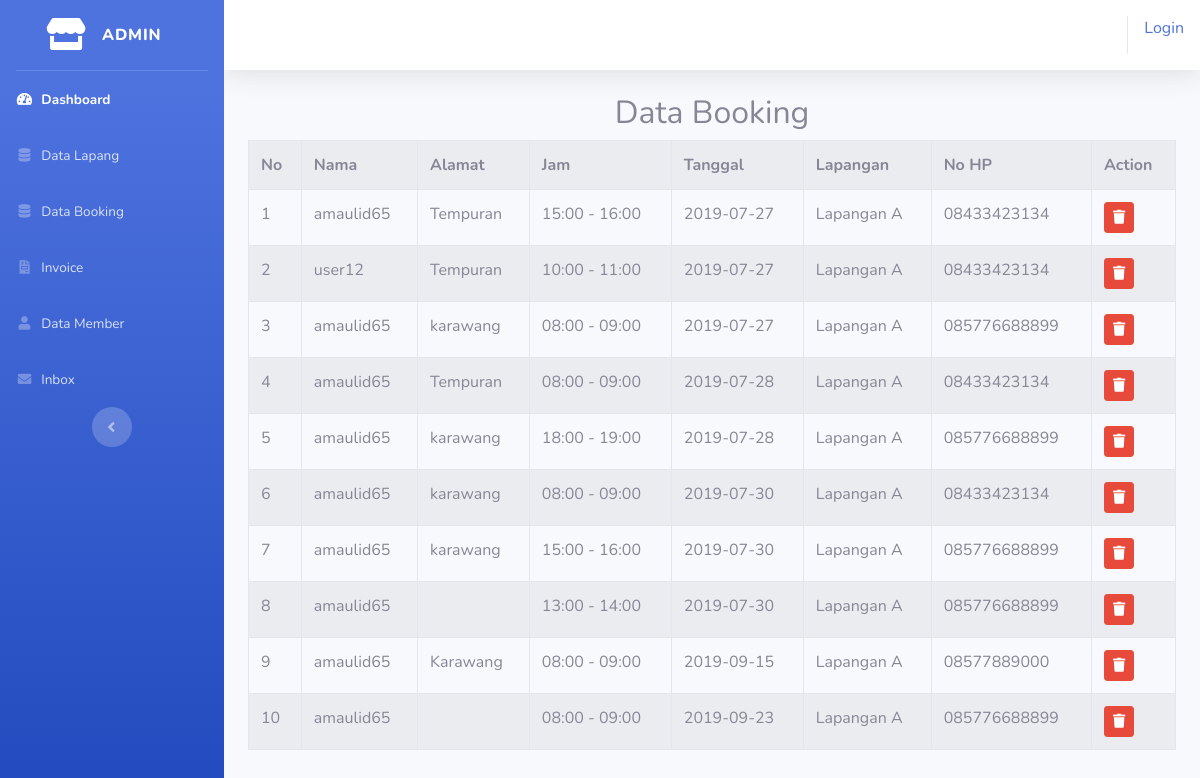
/index.php/admin/data_pembookingan, run on the app's committed database.
### tables this page shows
CREATE TABLE `tb_pemesanan` (
  `id_pemesanan` int(11) NOT NULL,
  `nama` varchar(30) NOT NULL,
  `alamat` varchar(30) NOT NULL,
  `id_jam` varchar(20) NOT NULL,
  `tgl_jadwal` date NOT NULL,
  `id_lapang` varchar(15) NOT NULL,
  `notelp` varchar(15) NOT NULL
);

### application/controllers/admin/data_pembookingan.php (called while the page is built, shortened)
<?php
class Data_pembookingan extends CI_Controller{
	function __construct(){
		$this->load->model('model_pembookingan');
                $this->load->helper('url');
	}
	function index(){
		$data['tb_pemesanan'] = $this->model_pembookingan->tampil_data()->result();
		$this->load->view('templates_admin/header');
		$this->load->view('templates_admin/sidebar');
		$this->load->view('admin/data_booking', $data);
		$this->load->view('templates_admin/footer');
	}
}
?>

### index.php (called while the page is built, shortened)
<?php
require_once BASEPATH.'core/CodeIgniter.php';

### application/models/model_pembookingan.php (called while the page is built, shortened)
<?php
class Model_pembookingan extends CI_Model{
	function tampil_data(){
		return $this->db->get('tb_pemesanan');
	}
}

### application/views/admin/data_booking.php (the view, shortened to what this page needs)
<div class="container-fluid">
	<h2><center>Data Booking</center></h2>
	<table class="table table-bordered table-hover table-striped">
		<tr>
			<th>No</th>
			<th>Nama</th>
			<th>Alamat</th>
			<th>Jam</th>
			<th>Tanggal</th>
			<th>Lapangan</th>
			<th>No HP</th>
			<th colspan="3">Action</th>
		</tr>
		<?php
		$no = 1;
		foreach($tb_pemesanan as $bk){
		?>
		<tr>
			<td><?php echo $no++ ?></td>
			<td><?php echo $bk->nama ?></td>
			<td><?php echo $bk->alamat ?></td>
			<td><?php echo $bk->id_jam ?></td>
			<td><?php echo $bk->tgl_jadwal ?></td>
			<td><?php echo $bk->id_lapang ?></td>
			<td><?php echo $bk->notelp ?></td>
			<td onclick="javascript: return confirm('Anda Yakin Hapus?')"><?php echo anchor('admin/data_pembookingan/hapus/' .$bk->id_pemesanan, '<div class="btn btn-danger btn-sm"><i class="fas fa-trash"></i></div>') ?></td>
		</tr>
		<?php } ?>
	</table>
</div>
</body>
</html>

### data on the page
tb_pemesanan: nama "amaulid65", alamat "Tempuran", id_jam "15:00 - 16:00", tgl_jadwal "2019-07-27", id_lapang "Lapangan A", notelp "08433423134"
tb_pemesanan: nama "user12", alamat "Tempuran", id_jam "10:00 - 11:00", tgl_jadwal "2019-07-27", id_lapang "Lapangan A", notelp "08433423134"
tb_pemesanan: nama "amaulid65", alamat "karawang", id_jam "08:00 - 09:00", tgl_jadwal "2019-07-27", id_lapang "Lapangan A", notelp "085776688899"
tb_pemesanan: nama "amaulid65", alamat "Tempuran", id_jam "08:00 - 09:00", tgl_jadwal "2019-07-28", id_lapang "Lapangan A", notelp "08433423134"
tb_pemesanan: nama "amaulid65", alamat "karawang", id_jam "18:00 - 19:00", tgl_jadwal "2019-07-28", id_lapang "Lapangan A", notelp "085776688899"
tb_pemesanan: nama "amaulid65", alamat "karawang", id_jam "08:00 - 09:00", tgl_jadwal "2019-07-30", id_lapang "Lapangan A", notelp "08433423134"
tb_pemesanan: nama "amaulid65", alamat "karawang", id_jam "15:00 - 16:00", tgl_jadwal "2019-07-30", id_lapang "Lapangan A", notelp "085776688899"
tb_pemesanan: nama "amaulid65", id_jam "13:00 - 14:00", tgl_jadwal "2019-07-30", id_lapang "Lapangan A", notelp "085776688899"
tb_pemesanan: nama "amaulid65", alamat "Karawang", id_jam "08:00 - 09:00", tgl_jadwal "2019-09-15", id_lapang "Lapangan A", notelp "08577889000"
tb_pemesanan: nama "amaulid65", id_jam "08:00 - 09:00", tgl_jadwal "2019-09-23", id_lapang "Lapangan A", notelp "085776688899"

### other printed values
anchor('auth/login','Login') "Login"
